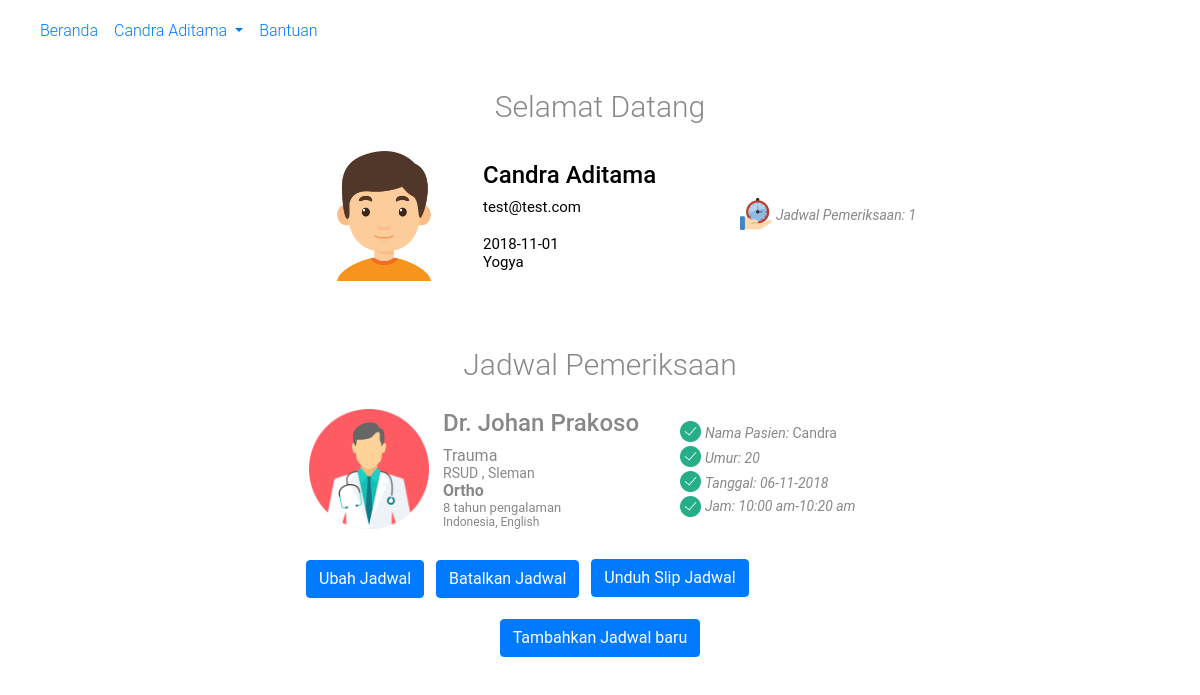
Screenshot of /user_menu.php (signed in) with the database file from the repository.
### tables this page shows
CREATE TABLE `registered` (
  `user_id` int(6) NOT NULL,
  `name` varchar(40) NOT NULL,
  `email` varchar(40) NOT NULL,
  `password` varchar(40) NOT NULL,
  `dob` varchar(15) DEFAULT NULL,
  `mobile` varchar(15) DEFAULT NULL,
  `gender` varchar(10) DEFAULT '-Pilih-',
  `city` varchar(30) DEFAULT NULL,
  `image` varchar(40) NOT NULL
);

CREATE TABLE `appointments` (
  `app_id` int(10) NOT NULL,
  `user_id` int(10) NOT NULL,
  `doc_id` int(10) NOT NULL,
  `hos_id` int(10) NOT NULL,
  `patient_name` varchar(30) NOT NULL,
  `patient_age` int(3) NOT NULL,
  `gender` varchar(10) NOT NULL,
  `date` varchar(20) NOT NULL,
  `time_slot` varchar(20) NOT NULL,
  `slot_no` int(6) NOT NULL
);

CREATE TABLE `doctor` (
  `doc_id` int(6) NOT NULL,
  `hos_id` int(11) NOT NULL,
  `name` varchar(30) NOT NULL,
  `gender` varchar(10) NOT NULL,
  `email` varchar(40) NOT NULL,
  `dob` varchar(15) NOT NULL,
  `qualification` varchar(60) NOT NULL,
  `experience` int(5) NOT NULL,
  `image` varchar(40) NOT NULL,
  `specialization` varchar(40) NOT NULL,
  `languages` varchar(40) NOT NULL
);

CREATE TABLE `hospital` (
  `hos_id` int(11) NOT NULL,
  `hos_name` varchar(40) NOT NULL,
  `hos_city` varchar(30) NOT NULL
);

### user_menu.php (the view, shortened to what this page needs)
<?php
	include 'dbconfig.php';
?>
<?php
	$u_id=$_SESSION['id'];
	$sql = " SELECT * from registered WHERE user_id = '$u_id' ";
	$result = $conn->query($sql);
	$row=mysqli_fetch_array($result);
	$sql_app="SELECT * from appointments WHERE user_id = '$u_id' ORDER BY date ";
	$result_app = $conn->query($sql_app);
	$count = mysqli_num_rows($result_app);
?>
<html>
	<head>
		<link rel="stylesheet" href="bootstrap/bootstrap.min.css">
		<link rel="stylesheet" type="text/css" href="bootstrap/common.css" >
	</head>
<body>
	<?php require("nav_bar_uc.php"); ?>
	<div class="form">
		<Center><div class="register">Selamat Datang</div></center>
		<table style="width:100%;">
			<tr>
				<td><a href="edit_profile.php" style="text-decoration:none; color:black;">
					<div id="div_img"  style="width:160 ; padding:8px; margin-left:10; margin-right:10; ">
						<?php if($row['image']==""){?>
						<img alt="user-image" src="image/user_img/default_profile_pic_user_<?php if($row['gender']!='-Select-')echo $row['gender']; else echo"male"; ?>.png" style="height:130px; width:130px; ">
						<?php }else{?>
						<img alt="user-image" src="image/user_img/<?php echo $row['image'];?>" style="height:130px; width:130px; ">
						<?php }?>
					</div>
				</a></td>
				<td><a href="edit_profile.php" style="text-decoration:none; color:black;">
					<div class="user-information"  style="width:250; text-decoration:none;">
						<h4>
							<div><?php echo $row['name']; ?></div>
						</h4>
						<span style="font-size:15;"> <?php echo $row['email']; ?> </span>
						<br>
						<br>
						<span style="font-size:15;"> <?php echo $row['dob']; ?> </span>
						<br>
						<span style="font-size:15;"> <?php echo $row['city']; ?> </span>
						<br>
					</div>
				</a></td>
				<td>
					<div class="appointment-block"  style="width:300; padding:5px; ">
						<div>
							<img src="image/time.png" style="height:32px; width:32px; margin-bottom:4px;">
							<span style="font-size:14;"><em>Jadwal Pemeriksaan:  <em><?php echo $count; ?></span>
						</div>
					</div>
				</td>
			</tr>
		</table>
	</div>
	<div class="form">
	<?php if($count > 0) {?>
		<Center><div class="register">Jadwal Pemeriksaan</div></center>
	<?php } ?>
	<?php while($row_app=mysqli_fetch_array($result_app))
	{
		$h_id=$row_app['hos_id'];
		$d_id=$row_app['doc_id'];
		$sql_hos=" SELECT * from hospital WHERE hos_id = '$h_id' ";
		$result_hos = $conn->query($sql_hos);
		$row_hos=mysqli_fetch_array($result_hos);
		$sql_doc=" SELECT * from doctor WHERE doc_id = '$d_id' ";
		$result_doc = $conn->query($sql_doc);
		$row_doc=mysqli_fetch_array($result_doc);
		?>
		<table>
			<tr>
				<td>
					<div id="div_img"  style="width:140 ; padding:8px; ">
						<img alt="doctor-image" src="image/default_profile_pic_<?php echo $row_doc['gender']; ?>.png" style="height:120px; width:120px; ">
					</div>
				</td>
				<td>
					<div class="doctor-information"  style="width:230; ">
						<h4>
							<div>Dr. <?php echo $row_doc['name']; ?> </div>
						</h4>
						<span> <?php echo $row_doc['qualification']; ?> </span>
						<br>
						<span style="font-size:14;"><?php echo $row_hos['hos_name'].' , '.$row_hos['hos_city']; ?></span>
						<br>
						<span style="font-weight:600"> <?php echo $row_doc['specialization']; ?> </span>
						<br>
						<span style="font-size:13;"> <?php echo $row_doc['experience'].' tahun pengalaman'; ?> </span>
						<br>
						<span style="font-size:12;"> <?php echo $row_doc['languages']; ?> </span>
					</div>
				</td>
				<td>
					<div class="appointment-block"  style="width:220; padding:5px; ">
						<div>
							<img src="image/cek.png" style="height:21px; width:21px; margin-bottom:4px;">
							<span style="font-size:14;"><em>Nama Pasien:  </em><?php echo $row_app['patient_name'];?></span>
							<br>
							<img src="image/cek.png" style="height:21px; width:21px; margin-bottom:4px;">
							<span style="font-size:14;"><em>Umur:  <em><?php echo $row_app['patient_age'];?></span>
						</div>
						<div>
							<img src="image/cek.png" style="height:21px; width:21px; margin-bottom:4px;">
							<span style="font-size:14;"><em>Tanggal:  <em><?php echo $row_app['date']; ?> </span>
							<br>
							<img src="image/cek.png" style="height:21px; width:21px;">
							<span style="font-size:14;"><em>Jam:  <em><?php echo $row_app['time_slot']; ?> </span>
						</div>
					</div>
				</td>
			</tr>
		</table>
		<table>
			<tr>
				<td>
					<div style="padding:5px">
						<a href="modify_appointment.php?a_id=<?php echo $row_app['app_id'];?> && d_id=<?php echo $row_app['doc_id'];?> && h_id=<?php echo $row_app['hos_id'];?>"<button class="btn btn-primary modify_app" value="<?php echo $row_app['app_id']; ?>" >Ubah Jadwal</button></a>
					</div>
				</td>
				<td>
					<div style="padding:5px;">
						<button class="btn btn-primary cancel_app" value="<?php echo $row_app['app_id']; ?>" >Batalkan Jadwal</button>
					</div>
				</td>
				<td>
					<div style="padding:5px">
						<form action="appointment_pdf.php" method = "post">
							<button class="btn btn-primary app_pdf" style="margin-top:15;" name="appid" value="<?php echo $row_app['app_id']; ?>" >Unduh Slip Jadwal</button>
						</form>
					</div>
				</td>
			</tr>
		</table><?php
	}
?>
	<a href="appointment_search.php" >
		<center><button class="btn btn-primary">Tambahkan Jadwal baru</button>
	</a>
	</div>
</body>
</html>

### nav_bar_uc.php (shortened to what this page needs)
<nav class="navbar navbar-expand bg-transparent">
	<ul class="nav navbar-nav">
        <li class="nav-item">
            <a class="nav-link active" href="user_menu.php">Beranda</a>
        </li>
         <li class="nav-item dropdown">
					<a class="nav-link dropdown-toggle" data-toggle="dropdown" href="#" role="button" aria-haspopup="true" aria-expanded="false"> <?php echo $_SESSION['user'];?> <span class="caret"></span></a>
			</li>
			<li nav-item><a  class="nav-link" href="#">Bantuan</a></li>
	</ul>
	</nav>

### rows the page displays
registered: gender (placeholder picture), name "Candra Aditama", email "test@test.com", dob "2018-11-01", city "Yogya"
appointments: doc.gender (placeholder picture), doc.name "Johan Prakoso", doc.qualification "Trauma", hos.hos_name "RSUD", hos.hos_city "Sleman", doc.specialization "Ortho", doc.experience "8", doc.languages "Indonesia, English", patient_name "Candra", patient_age "20", date "06-11-2018", time_slot "10:00 am-10:20 am", $row_app['app_id'] 2147483647 (drawn)

### other values shown
$_SESSION['user'] "Candra Aditama"
$count "1"
